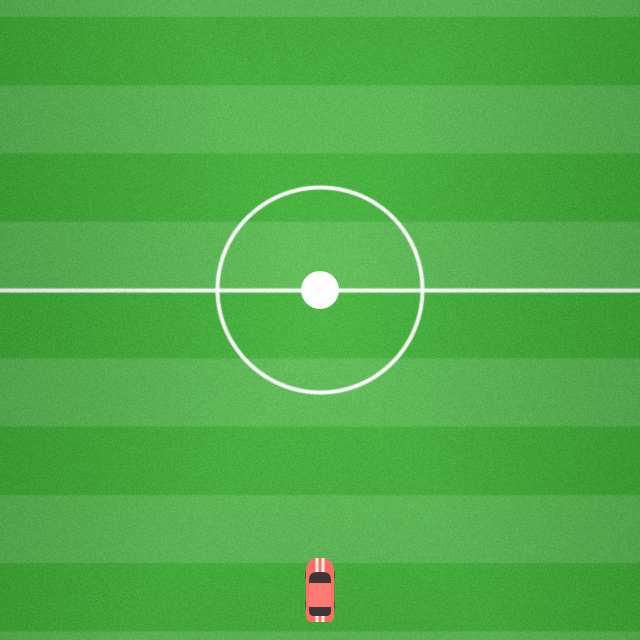
Frame 1 (no input)
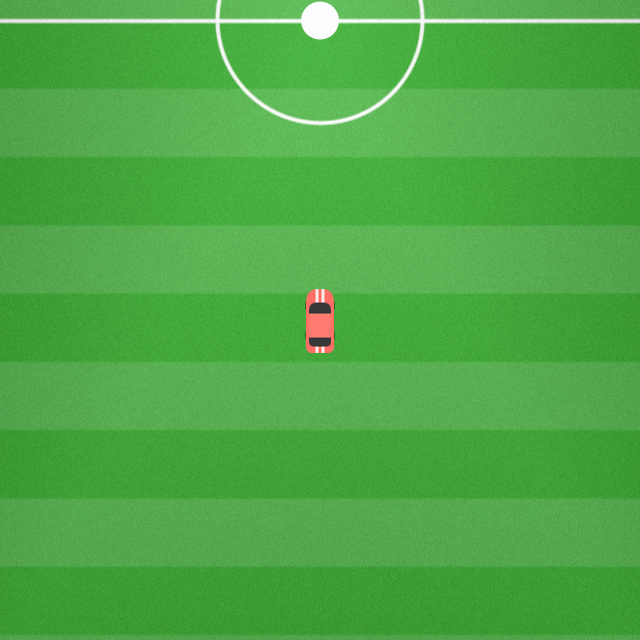
Frame 60 (the mouse pressed at the canvas centre just before this capture)
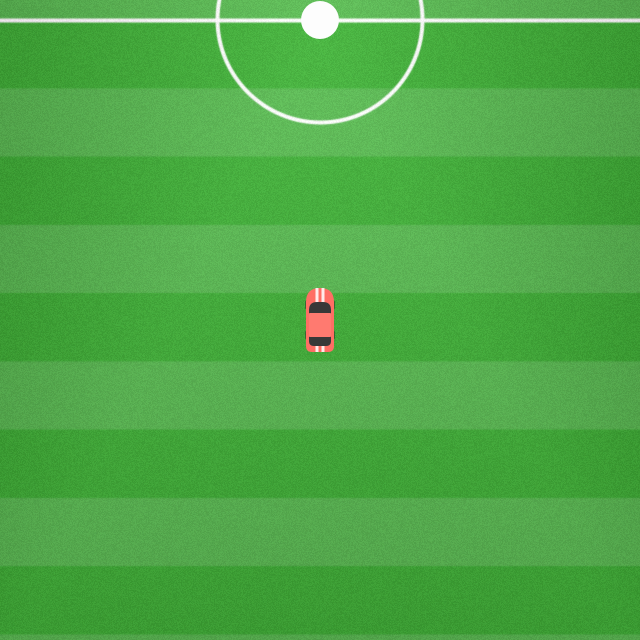
Frame 120 (the mouse held since frame 60 and released just before this capture)

The Processing sketch that drew these frames (run headless with seeded random() and noise(); from frame 60 on, the mouse is pressed at the canvas centre):

// Processing sketch: carbol
// ── carbol.pde
ArrayList<Car> cars;
ArrayList<Particle> particles;
Ball ball;
Camera camera;
Car car;
Field field;


void setup() {
  size(640, 640);
  imageMode(CENTER);
  rectMode(CENTER);
  reset();
}

void reset() {
  ball = new Ball();
  camera = new Camera();
  car = new Car();
  cars = new ArrayList<Car>();
  cars.add(car);
  field = new Field();
  particles = new ArrayList<Particle>();
}

void draw() {
  background(40); 
  for (int i = 0; i < cars.size (); i++) {
    Car c = cars.get(i);
    c.update();
  } 
  for (int i = 0; i < particles.size (); i++) {
    Particle p = particles.get(i);
    p.update();
    if (p.remove) particles.remove(i--);
  }
  ball.update();
  camera.setTarget(car.position);
  camera.update();


  field.show();
  for (int i = 0; i < cars.size (); i++) {
    Car c = cars.get(i);
    c.show();
  }
  ball.show();
  for (int i = 0; i < particles.size (); i++) {
    Particle p = particles.get(i);
    p.show();
  }
}

void keyPressed() {
  if (keyCode == UP || key == 'w') {
    car.accelerate = true;
  }
  if (keyCode == DOWN || key == 's') {
    car.reverse = true;
  }
  if (keyCode == LEFT || key == 'a') {
    car.left = true;
  }
  if (keyCode == RIGHT || key == 'd') {
    car.right = true;
  }

  if (key == 'r') {
    reset();
  }
}

void keyReleased() {
  if (keyCode == UP || key == 'w') {
    car.accelerate = false;
  }
  if (keyCode == DOWN || key == 's') {
    car.reverse = false;
  }
  if (keyCode == LEFT || key == 'a') {
    car.left = false;
  }
  if (keyCode == RIGHT || key == 'd') {
    car.right = false;
  }
}

class Camera {
  float velocity = 0.1;
  PVector position, target;
  Camera() {
    position = new PVector();
    target = new PVector();
  }
  void update() {
    PVector mov = new PVector(target.x, target.y);
    mov.sub(position);
    mov.mult(velocity);
    position.add(mov);
    translate(width/2, height/2);
    translate(position.x, position.y);
  }
  void setPosition(PVector p) {
    position.x = p.x;
    position.y = p.y;
  }

  void setTarget(PVector t) {
    target.x = t.x;
    target.y = t.y;
  }
}

class Entity {
  PVector position;
  void update() {
  }
  void show() {
  }
}

class Ball extends Entity {
  float angle, velocity, s;
  Ball() {
    position = new PVector();
    s = 38;
  }
  void update() {
    velocity *= 0.92;
    position.x += cos(angle)*velocity;
    position.y += sin(angle)*velocity;
  }
  void show() {
    noStroke();
    fill(253);
    ellipse(position.x, position.y, s, s);
  }
}

class Car extends Entity {
  boolean accelerate, reverse, left, right;
  color col;
  float maxVelocity, acceleration; 
  float angle, velocity;
  PImage img;
  Car() {
    angle = PI/2;
    position = new PVector(0, -300);
    col = color(255, 110, 100);
    acceleration = 0.1;
    maxVelocity = 8;
    generate();
  }
  void update() {
    if (reverse) {
      velocity -= acceleration*0.8;
      if (velocity < maxVelocity*-0.4) velocity = maxVelocity*-0.4;
    } else if (accelerate) {
      float res = 1;
      if (left || right) res = 0.4;
      velocity += acceleration*res;
      if (velocity > maxVelocity) velocity = maxVelocity;
    } else {
      velocity -= acceleration;
      if (velocity < 0) velocity = 0;
    }

    if (left) {
      angle -= map(velocity, 0, maxVelocity, 0, 0.06);
    }
    if (right) {
      angle += map(velocity, 0, maxVelocity, 0, 0.06);
    }

    position.x += cos(angle)*velocity;
    position.y += sin(angle)*velocity;

    if (accelerate ) {
      int cc = int(pow(velocity-1, 1.8)*random(0.1, 1))/3;
      if (cc > 0) {
        float xx = -position.x+cos(angle)*34+cos(angle-PI*0.5)*5;
        float yy = -position.y+sin(angle)*34+sin(angle-PI*0.5)*5;
        for (int i = 0; i < cc; i++) {
          float a = random(TWO_PI);
          float s = velocity*random(0.5);
          particles.add(new SmookeParticle(xx+cos(a)*s, yy+sin(a)*s, angle+random(-1.2, 1.2)));
        }
      }

      field.drawTrace(position.x, position.y, angle, velocity/maxVelocity);
    }

    if (Collision.rectCircle(-position.x, -position.y, img.width, img.height, angle, ball.position.x, ball.position.y, ball.s*0.5)) {
      ball.velocity += velocity*1.2;
      ball.angle = angle-PI;
    }
  }
  void show() {
    pushMatrix();
    translate(-position.x, -position.y);
    rotate(angle);
    fill(col);
    imageMode(CENTER);
    image(img, 0, 0);
    popMatrix();
  }

  void generate() {
    int w = 64;
    int h = 32;
    PGraphics gra = createGraphics(w, h);
    color col2 = color(red(col)+12, green(col)+12, blue(col)+12);
    gra.beginDraw();
    gra.translate(w/2, h/2);
    gra.rectMode(CENTER);
    gra.noStroke();
    gra.fill(40);
    gra.rect(-15, -13, 9, 3, 3);
    gra.rect(15, -13, 9, 3, 3);
    gra.rect(-15, 13, 9, 3, 3);
    gra.rect(15, 13, 9, 3, 3);
    gra.fill(col);
    gra.rect(0, 0, 64, 28, 14, 6, 6, 14);
    gra.fill(255, 220);
    gra.rect(0, -3, 64, 3);
    gra.rect(0, 3, 64, 3);
    gra.fill(56);
    gra.rect(4, 0, 44, 22, 8, 5, 5, 8);
    gra.fill(col2);
    gra.rect(5, 0, 24, 22, 1);
    gra.endDraw();

    img = gra.get();
  }
}

class Field {
  int w, h;
  PGraphics gra;
  Field() {
    w = 1024; 
    h = 2048;
    generate();
  }

  void update() {
  }

  void show() {
    image(gra, 0, 0);
  }

  void generate() {
    gra = createGraphics(w, h);
    gra.beginDraw();
    float osc = random(30, 80);
    gra.background(osc+random(50), osc+random(20)+100, osc+random(20));
    gra.stroke(255, 250);
    gra.noFill();
    gra.strokeWeight(8);
    gra.rect(0, 0, w, h);
    gra.strokeWeight(4);
    gra.ellipse(w/2, h/2, w*0.2, w*0.2);
    gra.ellipse(w/2, h/2, 5, 5);
    gra.line(0, h/2, w, h/2);
    int cc = int(random(7, 17))*2;
    float tt = h*1./cc;
    gra.noStroke();
    gra.fill(255, random(20, 60));
    for (int i = 0; i < cc; i+=2) {
      gra.rect(0, i*tt, w, tt);
    }
    gra.filter(BLUR, 0.6);
    for (int j = 0; j < h; j++) {
      for (int i = 0; i < w; i++) {
        color col = gra.get(i, j);
        float dx = abs(w/2.-i)/w/2.;
        float dy = abs(h/2.-j)/h/2.;
        float dis = max(dx, dy);
        float bri = random(-4, 6)+dis*-120;
        col = color(red(col)+bri+random(2), green(col)+bri*1.6+random(2), blue(col)+bri+random(2));
        gra.set(i, j, col);
      }
    }
    gra.endDraw();
  }

  void drawTrace(float x, float y, float a, float i) {
    gra.beginDraw();
    gra.fill(120, 50, 5, pow(i*7., 2.1)+random(-10, 10)-30);
    gra.pushMatrix();
    gra.translate(-x+w/2, -y+h/2);
    gra.rotate(a+random(-0.07, 0.07));
    gra.rectMode(CENTER);
    float l = random(6, 9);
    float anc = random(1, 4);
    gra.rect(-15, -12, l, anc);
    gra.rect(-15, 12, l, anc);
    gra.rect(15, -12, l, anc);
    gra.rect(15, 12, l, anc);
    if (random(1) < 0.7) {
      float t = random(5);
      gra.ellipse(random(-30), random(-17, 17), t, t);
    }
    gra.popMatrix();
    gra.endDraw();
  }
}


class Particle {
  boolean remove;
  int time;
  PVector position;
  void update() {
  }
  void show() {
  }
}

class SmookeParticle extends Particle {
  float col, alp;
  float angle, size, movement, velocity;
  int init;
  SmookeParticle(float x, float y, float a) {
    position = new PVector(x, y);
    angle = a;
    time = int(random(10, 40));
    size = random(3, 12);
    movement = random(0.05);
    velocity = random(0.01, 0.8);
    col = int(random(200, 255));
    alp = int(random(180, 240));
    init = 3;
  }
  void update() {
    angle += random(-movement, movement);
    position.x += cos(angle)*velocity;
    position.y += sin(angle)*velocity;
    time--;
    init--;
    alp -= random(20);
    size -= random(0.4);
    if (time < 0 || size < 0 || alp < 0) remove = true;
  }
  void show() {
    float s = size;
    if (init > 0) {
      s = map(init, 3, 0, 0, size);
    }
    fill(col, alp);
    ellipse(position.x, position.y, s, s);
  }
}


// ── Collision.pde
static class Collision {
  static boolean circleCircle(float cx1, float cy1, float cr1, float cx2, float cy2, float cr2) {
    if (dist(cx1, cy1, cx2, cy2) < cr1+cr2) {
      return true;
    } 
    return false;
  }
  static boolean rectCircle(float rx, float ry, float rw, float rh, float cx, float cy, float cr) {
    rx -= rw/2;
    ry -= rh/2;
    float closeX, closeY;
    if (cx < rx)
      closeX = rx;
    else if (cx > rx + rw)
      closeX = rx + rw;
    else
      closeX = cx;

    if (cy < ry)
      closeY = ry;
    else if (cy > ry + rh)
      closeY = ry + rh;
    else
      closeY = cy;

    float dis = dist(cx, cy, closeX, closeY);
    if (dis < cr) {
      return true;
    }
    return false;
  }
  static boolean rectCircle(float rx, float ry, float rw, float rh, float ra, float cx, float cy, float cr) {
    PVector m = new PVector(cx-rx, cy-ry);
    m.rotate(-ra);
    return rectCircle(0, 0, rw, rh, m.x, m.y, cr);
  }
  static boolean rectRect(float x1, float y1, float w1, float h1, float x2, float y2, float w2, float h2) {
    return ((x1-w1*0.5 < x2+w2*0.5) && (x2-w2*0.5 < x1+w1*0.5) && (y1-h1*0.5 < y2+h2*0.5) && (y2-h2*0.5 < y1+h1*0.5));
  }
}
